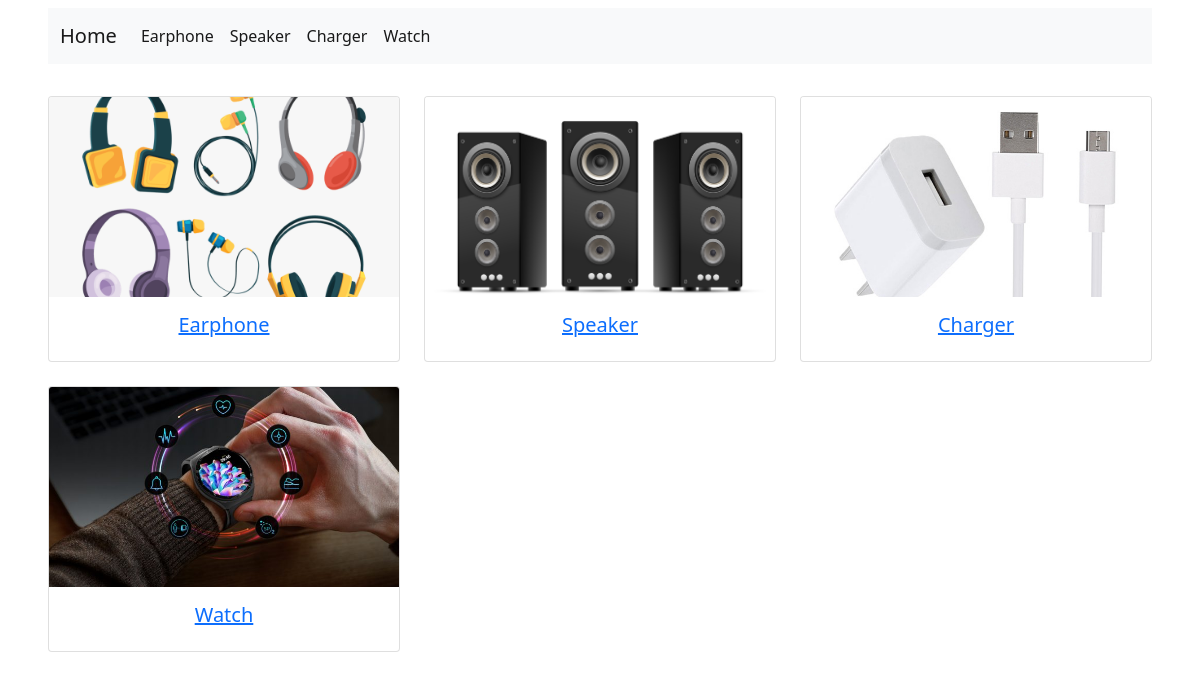
/home/, run on the app's committed database.
### store_app/models.py (models this page shows, shortened)
class Category(models.Model):
    name = models.CharField(max_length=50)
    slug = models.SlugField(max_length=150, unique=True)
    parent = models.ForeignKey(
        "self", on_delete=models.CASCADE, null=True, blank=True, related_name="child"
    )
    category_image = models.ImageField(upload_to="categories")
    created_at = models.DateTimeField(auto_now_add=True)
    class Meta:
        verbose_name = "category"
        verbose_name_plural = "categories"

### store_app/views.py (the view)
# urls.py: path("", views.index, name="home"),
def index(request):
    categories = Category.objects.filter(parent__isnull=True)
    context = {"categories": categories}
    return render(request, "index.html", context)

### templates/index.html
{% extends "base.html" %}
{% block content %}
<div class="row row-cols-1 row-cols-md-3 g-4 mt-2">
    {% for category in categories %}
    <a href="{% url "products" category.slug %}">
    <div class="col">
            <div class="card" style="height: 100%;">
                <img src="{{ category.category_image.url }}" class="card-img-top" style="height: 200px; object-fit: cover;" alt="...">
                <div class="card-body">
                    <h5 class="card-title text-center">{{ category.name }}</h5>
                </div>
            </div>
        </div>
    </a>
    {% endfor %}
</div>
{% endblock content %}

### templates/navbar.html (shortened to what this page needs)
<nav class="navbar navbar-expand-lg navbar-light bg-light">
    <div class="container-fluid">
      <a class="navbar-brand" href="{% url "home" %}">Home</a>
      <div class="collapse navbar-collapse" id="navbarSupportedContent">
        <ul class="navbar-nav me-auto mb-2 mb-lg-0">
            {% for category in categories %}
          <li class="nav-item">
            <a class="nav-link active" aria-current="page" href="{% url "products" category.slug %}">{{category.name}}</a>
          </li>
          {% endfor %}
        </ul>
      </div>
    </div>
  </nav>

### data on the page
Category: name "Earphone", category_image (picture)
Category: name "Speaker", category_image (picture)
Category: name "Charger", category_image (picture)
Category: name "Watch", category_image (picture)
